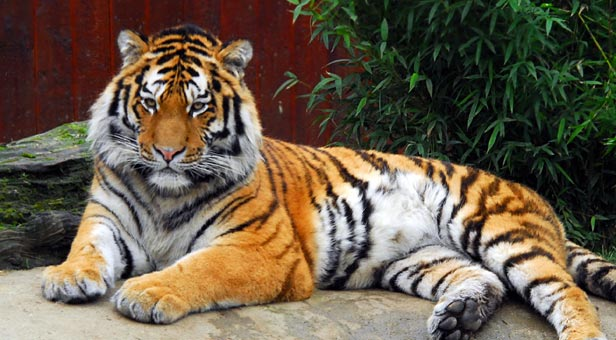
#> input picture DD2423_Python_Labs/Images-jpg/tiger1.jpg, 616 x 340 px
$ python graphcut_example.py
#> lines starting #> are read from the running program, lines starting #| are printed output that depends on the picture; after the words box and inside, x2 and y2 are one past the last pixel; in counts of white or black regions, pixels touching at a corner belong together
#> in graphcut_example, img is the input picture: PIL image 616x340 RGB; mean R, G, B 106, 92.5, 74.4
### DD2423_Python_Labs/lab3.py
import numpy as np
from scipy.spatial import distance_matrix
import matplotlib.pyplot as plt
from Functions import *
from gaussfft import gaussfft
from PIL import Image,ImageFilter
from scipy.stats import multivariate_normal


def kmeans_segm(image, K, L, seed = 42, early_stopping=False):
    """
    Implement a function that uses K-means to find cluster 'centers'
    and a 'segmentation' with an index per pixel indicating with
    cluster it is associated to.

    Input arguments:
        image - the RGB input image
        K - number of clusters
        L - number of iterations
        seed - random seed
    Output:
        segmentation: an integer image with cluster indices
        centers: an array with K cluster mean colors
    """
    # Set random seed
    np.random.seed(seed)


    # Initialize centers by sampling K different pixels from the image and using their RGB color as the center
    pixel_values = np.reshape(image, (-1, 3))
    centers = set()
    while len(centers) < K:
        center = pixel_values[np.random.choice(pixel_values.shape[0], 1, replace=False)]
        center = tuple(center[0])
        if center not in centers:
            centers.add(center)
    centers = np.array(list(centers))
    new_centers = np.zeros(centers.shape)

    # Check if image is 2D or 3D
    if len(image.shape) == 3:
        image_to_segm = np.reshape(image, (-1, 3))
    else:
        image_to_segm = image

    segmentation = np.zeros(image_to_segm.shape[0]*image_to_segm.shape[1]).astype(np.int32)
    # Compute all distances between pixels and cluster centers
    distances = distance_matrix(image_to_segm, centers)
    # Iterate L times
    for i in range(L):
        # Assign each pixel to the cluster center for which the distance is minimum
        new_segmentation = np.argmin(distances, axis=1)

        # Check if segmentation has changed
        if np.array_equal(segmentation, new_segmentation) and early_stopping:
            break
        segmentation = new_segmentation

        # Recompute each cluster center by taking the mean of all pixels assigned to it
        for j in range(K):
            centers[j] = np.mean(image_to_segm[segmentation == j], axis=0)

        # Recompute all distances between pixels and cluster centers
        distances = distance_matrix(image_to_segm, centers)
    num_iterations = i + 1

    if (len(image.shape) == 3):
        segmentation = np.reshape(segmentation, image.shape[:2])

    return segmentation, centers, num_iterations


def mixture_prob(image, K, L, mask):
    """
    Implement a function that creates a Gaussian mixture models using the pixels
    in an image for which mask=1 and then returns an image with probabilities for
    every pixel in the original image.

    Input arguments:
        image - the RGB input image
        K - number of clusters
        L - number of iterations
        mask - an integer image where mask=1 indicates pixels used
    Output:
        prob: an image with probabilities per pixel
    """

    image = image / 255
    Ivec = np.reshape(image, (-1, 3)).astype(np.float32)
    m = np.reshape(mask, (-1))

    # Remove masked pixels
    Ivec_masked = Ivec[np.reshape(np.nonzero(m == 1), (-1))]
    size = np.shape(Ivec_masked)[0]

    # Compute segmentation and centers with kmeans on masked pixels
    segs, centers,_ = kmeans_segm(Ivec_masked, K, L)
    covariances = np.zeros((K, 3, 3))
    p = np.ones((size, K)) * 0.001
    g = np.zeros((size, K))
    for i in range(K):
        covariances[i]=np.eye(3) * 0.01

    w = np.zeros(K)
    for i in range(K):
        w[i] = len(np.nonzero(segs == i)) / size

    for i in range(L):
        for j in range(K):

            g[:, j] = w[j] * multivariate_normal(centers[j], covariances[j]).pdf(Ivec_masked)

        for j in range(K):
            # Expectation step: compute probabilityn for each pixel to belong to each cluster
            p[:, j] = np.divide(g[:, j], np.sum(g, axis=1), where=np.sum(g, axis=1)!=0)

        for j in range(K):
            # Maximization step: update weights, means and covariances
            w[j] = np.mean(p[:,j])
            centers[j,:] = np.dot(np.transpose(p[:, j]), Ivec_masked) / np.sum(p[:, j])
            diff = Ivec_masked - centers[j,:]
            covariances[j] = np.dot(np.transpose(diff), diff * np.reshape(p[:, j], (-1, 1))) / np.sum(p[:, j])

    prob = np.zeros((np.shape(Ivec)[0], K))
    # Compute probability of the color for each pixel
    for i in range(K):
        prob[:, i] = w[i] * multivariate_normal(centers[i], covariances[i]).pdf(Ivec)
        prob[:, i] = prob[:, i] / np.sum(prob[:, i])

    prob = np.sum(prob, axis=1)
    prob = np.reshape(prob, (np.shape(image)[0], np.shape(image)[1]))
    return prob

### DD2423_Python_Labs/graphcut_example.py
import sys
import math
import numpy as np
from PIL import Image, ImageFilter
import matplotlib.pyplot as plt
from lab3 import kmeans_segm, mixture_prob
from Functions import showgrey, mean_segments, overlay_bounds
from scipy.ndimage.filters import gaussian_filter
from scipy.spatial import distance_matrix
from scipy.signal import convolve2d

#   Performing the continuous max-flow algorithm to solve the
#   continuous min-cut problem in 2D
#
#   Usage: [u, erriter, i, timet] = CMF_Cut;
#
#   Inputs: there is no input since all data and parameters can be
#           adjusted within the program
#
#   Outputs:
#       - u: the final results u(x) in [0,1]. As the following paper,
#           the global binary result can be available by threshholding u
#           by any constant alpha in (0,1):
#
#           Nikolova, M.; Esedoglu, S.; Chan, T. F.
#           Algorithms for Finding Global Minimizers of Image Segmentation and Denoising Models
#           SIAM J. App. Math., 2006, 66, 1632-1648
#
#       - erriter: it returns the error evaluation of each iteration,
#           i.e. it shows the convergence rate. One can check the algorithm
#           performance.
#
#       - i: gives the total number of iterations, when the algorithm converges.
#
#       - timet: gives the total computation time.
#
#   Example:
#       >> [u, erriter, i, timet] = CMF_Cut;
#
#       >> us = max(u, beta);  # where beta in (0,1)
#
#       >> imagesc(us), colormap gray, axis image, axis off;figure(gcf)
#
#       >> figure, loglog(erriter,'DisplayName','erriterN');figure(gcf)
#
#
#
#   The original algorithm was proposed in the following papers:
#
#   [1] Yuan, J.; Bae, E.;  Tai, X.-C.
#       A Study on Continuous Max-Flow and Min-Cut Approaches
#       CVPR, 2010
#
#   [2] Yuan, J.; Bae, E.; Tai, X.-C.; Boycov, Y.
#       A study on continuous max-flow and min-cut approaches. Part I: Binary labeling
#       UCLA CAM, Technical Report 10-61, 2010
#
#   The mimetic finite-difference discretization method was proposed for
#   the total-variation function in the paper:
#
#   [1] Yuan, J.; Schn{\"o}rr, C.; Steidl, G.
#       Simultaneous Optical Flow Estimation and Decomposition
#       SIAM J.~Scientific Computing, 2007, vol. 29, page 2283-2304, number 6
#
#   This software can be used only for research purposes, you should cite ALL of
#   the aforementioned papers in any resulting publication.
#
#   Please email cn.yuanjing@gmail.com for any questions, suggestions and bug reports
#
#   The Software is provided "as is", without warranty of any kind.
#
#
#                       Version 1.0
#           https://sites.google.com/site/wwwjingyuan/
#
#           Copyright 2011 Jing Yuan (cn.yuanjing@gmail.com)
#

def cmf_cut(ur, alpha):

    [rows, cols] = np.shape(ur)
    imgSize = rows*cols

    cc = 0.3         # step-size of the augmented Lagrangian method, typically [0.3, 3]
    errbound = 1e-4  # error bound for convergence
    numIter = 100    # maximum iteration number (100)
    steps = 0.16     # step-size for gradient projection step to total variation, typically [0.1, 0.17]

    # build up the data terms
    urb = 0.8*ur + 0.1
    Cs = -np.log(1.0 - urb).astype(np.float32)
    Ct = -np.log(urb).astype(np.float32)

    # the initial value of u is set to be an initial cut, see below.
    u = np.where(Cs > Ct, 1.0, 0.0).astype(np.float32)
    # the initial values of two terminal flows ps and pt are set to be the specified legal flows.
    ps = np.minimum(Cs, Ct)
    pt = ps

    # the initial value of the spatial flow fiels p = (pp1, pp2) is set to be zero.
    pp1 = np.zeros((rows, cols+1), dtype=np.float32)
    pp2 = np.zeros((rows+1, cols), dtype=np.float32)
    divp = pp1[:,1:cols+1] - pp1[:,0:cols] + pp2[1:rows+1,:] - pp2[0:rows,:]

    erriter = np.zeros((numIter, 1))

    for i in range(numIter):
        # update the spatial flow field p = (pp1, pp2):
        #   the following steps are the gradient descent step with steps as the step-size.
        pts = divp - (ps - pt + u/cc)
        pp1[:,1:cols] = pp1[:,1:cols] + steps*(pts[:,1:cols] - pts[:,0:cols-1])
        pp2[1:rows,:] = pp2[1:rows,:] + steps*(pts[1:rows,:] - pts[0:rows-1,:])

        # the following steps give the projection to make |p(x)| <= alpha(x)
        gk = np.sqrt((pp1[:,0:cols]**2 + pp1[:,1:cols+1]**2 + pp2[0:rows,:]**2 + pp2[1:rows+1,:]**2)*0.5)
        gk = (np.where(gk <= alpha, 1, 0) + np.where(gk <= alpha, 0, 1) * (gk / alpha)).astype(np.float32)
        gk = 1 / gk

        pp1[:,1:cols] = (0.5*(gk[:,1:cols] + gk[:,0:cols-1])) * pp1[:,1:cols]
        pp2[1:rows,:] = (0.5*(gk[1:rows,:] + gk[0:rows-1,:])) * pp2[1:rows,:]
        divp = pp1[:,1:cols+1] - pp1[:,0:cols] + pp2[1:rows+1,:] - pp2[0:rows,:]

        # updata the source flow ps
        pts = divp + pt - u/cc + 1/cc
        ps = np.minimum(pts, Cs)

        # update the sink flow pt
        pts = - divp + ps + u/cc
        pt = np.minimum(pts, Ct)

	# update the multiplier u
        erru = cc*(divp + pt  - ps)
        u = u - erru

        # evaluate the avarage error
        erriter[i] = np.sum(np.abs(erru))/imgSize

        if erriter[i] < errbound:
            break

    print('number of iterations = %u' % (i+1))
    return u, erriter, i


def graphcut_segm(I, area, K, alpha, sigma):
#> called with K = 16, alpha = 15, sigma = 10
    [ minx, miny, maxx, maxy ] = area
    [h,w,c] = np.shape(I)
#> h = 170; w = 308; c = 3
    dw = maxx - minx + 1
    dh = maxy - miny + 1
    mask = np.zeros((h, w), dtype=np.int16)
    mask[miny:miny+dh, minx:minx+dw] = 1

    grey = 0.2989*I[:,:,0] + 0.5870*I[:,:,1] + 0.1140*I[:,:,2]

    blur = 0.5 # amount of blur to reduce noise
    gauss = np.array([[ math.exp(-(i*i)/(2*blur*blur)) for i in range(-3, 4) ]], dtype=np.float32)
    gauss = gauss/np.sum(gauss) # normalize to one
    grey = convolve2d(grey, gauss.T @ gauss, 'same', 'symm')

    sobel = np.array([[-1, 0, 1], [-2,0,2], [-1,0,1]], dtype=np.float32)/4
    dx = convolve2d(grey, sobel,   'same', 'fill', 0)
    dy = convolve2d(grey, sobel.T, 'same', 'fill', 0)
    grad = np.sqrt(dx**2 + dy**2)
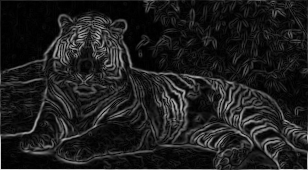
#> grad: shape (170, 308) float32; min 0.00663, max 225.1, mean 30.2

    edge = (alpha*sigma)*np.ones((h,w)) / (grad + sigma)
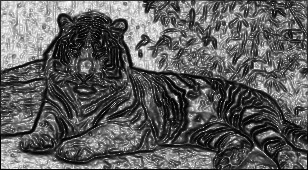
#> edge: shape (170, 308) float64; min 0.638, max 14.99, mean 5.94; drawn with min black and max white

    for l in range(3):
        print('Find Gaussian mixture models...')
        fprob = mixture_prob(I, K, 10, mask)
        bprob = mixture_prob(I, K, 10, 1-mask)
        prior = np.reshape(fprob/(fprob + bprob), (h, w))

        print('Find minimum cut...')
        [u, erriter, i] = cmf_cut(prior, edge)
        mask = (u>0.5).astype(np.int16)
#> this loop made 3 passes
#> pass 1, in graphcut_segm, `fprob = mixture_prob(I, K, 10, mask)`:
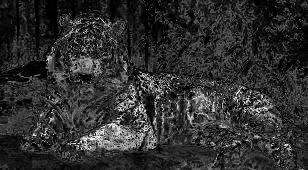
#> fprob: shape (170, 308) float64; min 8.36e-12, max 0.00164, mean 0.000306; drawn with min black and max white
#> pass 1, in graphcut_segm, `bprob = mixture_prob(I, K, 10, 1-mask)`:
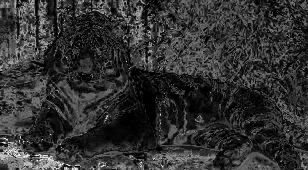
#> bprob: shape (170, 308) float64; min 7e-20, max 0.00154, mean 0.000306; drawn with min black and max white
#> pass 1, in graphcut_segm, `prior = np.reshape(fprob/(fprob + bprob), (h, w))`:
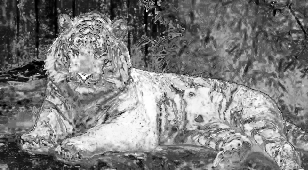
#> prior: shape (170, 308) float64; min 8.95e-05, max 1, mean 0.492
#> after the loop:
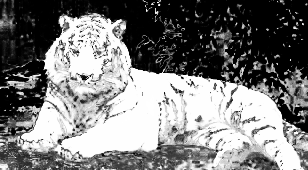
#> prior: shape (170, 308) float64; min 3.44e-84, max 1, mean 0.486

    return mask, prior

##############################


def graphcut_example():
    scale_factor = 0.5           # image downscale factor
    area = [ 80, 110, 570, 300 ] # image region to train foreground with [ minx, miny, maxx, maxy ]
    K = 16                       # number of mixture components
    alpha = 15.0                  # maximum edge cost
    sigma = 10.0                 # edge cost decay factor

    img = Image.open('Images-jpg/tiger1.jpg')
    img = img.resize((int(img.size[0]*scale_factor), int(img.size[1]*scale_factor)))

    area = [ int(i*scale_factor) for i in area ]
    I = np.asarray(img).astype(np.float32)
    segm, prior = graphcut_segm(I, area, K, alpha, sigma)
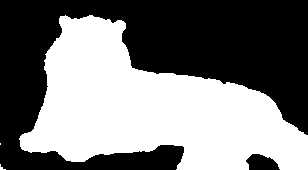
#> segm: shape (170, 308) int16; values 0 (black) and 1 (white), 47.7% white; 3 white regions (2 under 20 px), largest, box (x1, y1, x2, y2) and area: (19, 15, 308, 170) 24935

    Inew = mean_segments(img, segm)
    if True:
        Inew = overlay_bounds(img, segm)

    img = Image.fromarray(Inew.astype(np.ubyte))
    plt.imshow(img)
    plt.axis('off')
    plt.show()
    img.save('result/graphcut.png')

if __name__ == '__main__':
    sys.exit(graphcut_example())
#> (the call stopped at in graphcut_example, `Inew = mean_segments(img, segm)`: Functions is not available in this run)

$ run again, with DD2423_Python_Labs/Images-jpg/tiger2.jpg copied over DD2423_Python_Labs/Images-jpg/tiger1.jpg
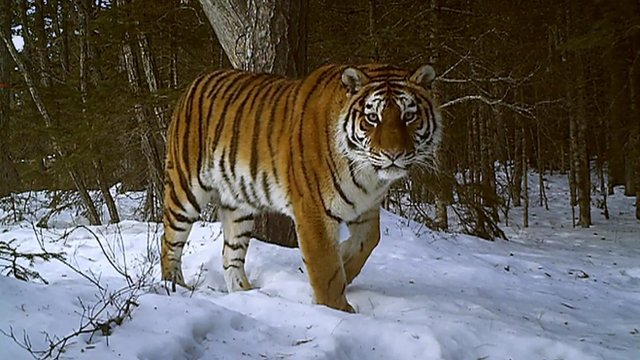
#> input picture DD2423_Python_Labs/Images-jpg/tiger2.jpg, 640 x 360 px
#> in graphcut_example, img is the input picture: PIL image 640x360 RGB; mean R, G, B 97.4, 93.3, 88.1
#> img: PIL image 320x180 RGB
#> after the loop in graphcut_segm, `for l in range(3):`:
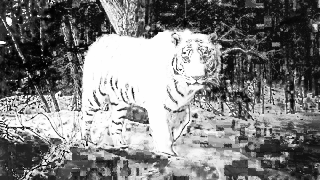
#> prior: shape (180, 320) float64; min 0.00326, max 1, mean 0.496
#> in graphcut_example, `segm, prior = graphcut_segm(I, area, K, alpha, sigma)`:
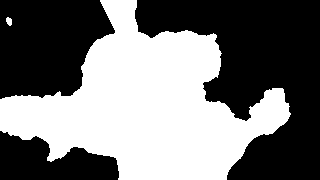
#> segm: shape (180, 320) int16; values 0 (black) and 1 (white), 46.2% white; 2 white regions, box (x1, y1, x2, y2) and area: (0, 0, 291, 180) 26570, (6, 17, 12, 26) 41

$ run again, with DD2423_Python_Labs/Images-jpg/tiger3.jpg copied over DD2423_Python_Labs/Images-jpg/tiger1.jpg
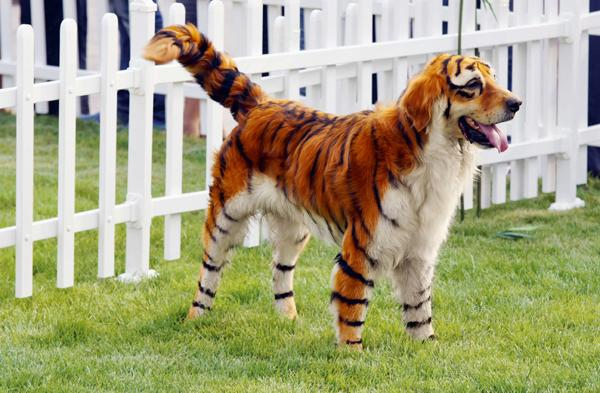
#> input picture DD2423_Python_Labs/Images-jpg/tiger3.jpg, 600 x 393 px
#> in graphcut_example, img is the input picture: PIL image 600x393 RGB; mean R, G, B 166.4, 163.6, 127.4
#> img: PIL image 300x196 RGB
#> after the loop in graphcut_segm, `for l in range(3):`:
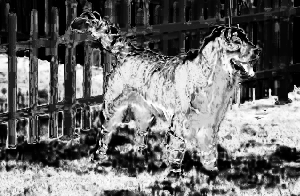
#> prior: shape (196, 300) float64; min 2.09e-14, max 1, mean 0.424
#> in graphcut_example, `segm, prior = graphcut_segm(I, area, K, alpha, sigma)`:
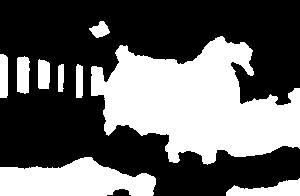
#> segm: shape (196, 300) int16; values 0 (black) and 1 (white), 38.8% white; 9 white regions, largest, box (x1, y1, x2, y2) and area: (91, 36, 300, 165) 16062, (0, 157, 156, 196) 4295, (226, 178, 300, 196) 771
